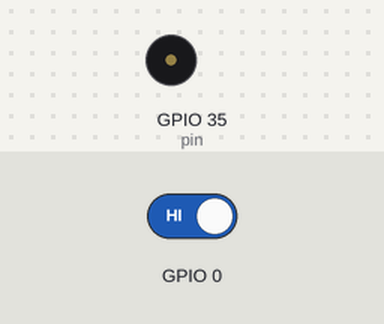
Bench run of a sketch on a simulated ESP32. Shown: buzzer (waves = sounding). The inputs (shaded band) are chosen by the test bench; at power-on: GPIO 0 HIGH.

Above: at 1.2 s.
1.3 s: GPIO 0 driven LOW
At 1.7 s:
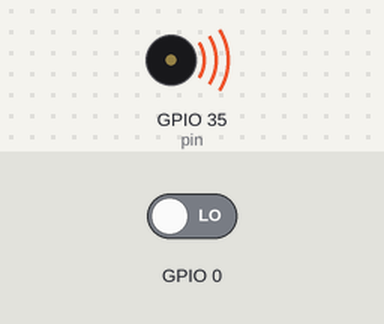
4.3 s: GPIO 0 driven HIGH
At 5.0 s:
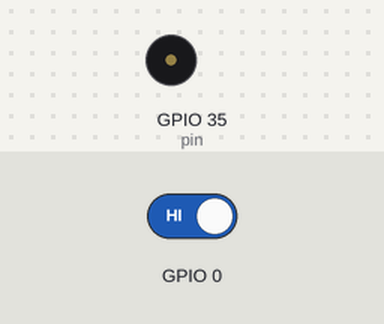
Timing chart, 0 to 7.3 s (numbered marks = the images above; inputs shaded):
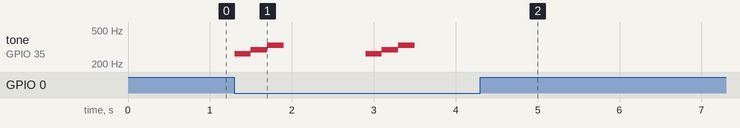

The sketch:

buzzer.ino
```cpp
int melo = 200;   // 音の長さを指定
int pin = 35;     // ブザーを接続したピン番号
int TOGGLE_PIN;
int toggle_value;

void setup() {
  pinMode(TOGGLE_PIN, INPUT);
}

void loop() {
  toggle_value = digitalRead(TOGGLE_PIN);
  if (toggle_value == 0) {
    tone(pin, 262, melo) ; // ド
    delay(melo) ;         // 音がなっている間待機
    tone(pin, 294, melo) ; // レ
    delay(melo) ;
    tone(pin, 330, melo) ; // ミ
    delay(melo) ;

    delay(1000) ;         // 1秒待機
  }
}
```

Measured:
- after the input at 1.3 s, tone on GPIO 35 (pin): plays 262 Hz for 0.20 s, 294 Hz for 0.20 s, 330 Hz for 0.20 s, 262 Hz for 0.20 s, 294 Hz for 0.20 s, 330 Hz for 0.20 s, starting at once
- after the input at 4.3 s, tone on GPIO 35 (pin): stops changing and stays silent
